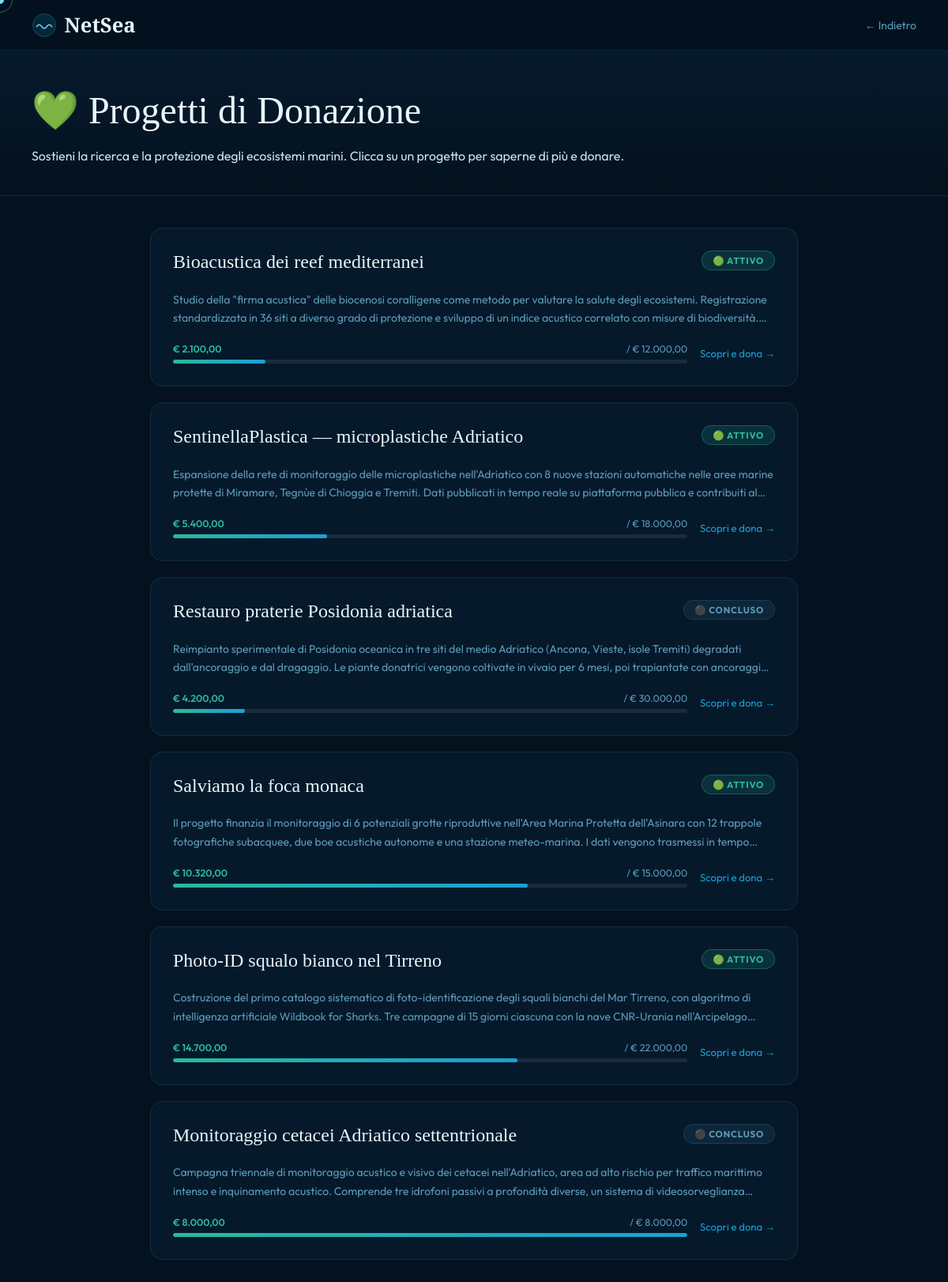
Screenshot of /progetti.php with the database file from the repository.
### tables this page shows
CREATE TABLE `progetto` (
  `id_pd` int(11) NOT NULL,
  `titolo` varchar(150) DEFAULT NULL,
  `obiettivo` text DEFAULT NULL,
  `budget` float DEFAULT NULL,
  `raccolto` float DEFAULT 0,
  `stato` varchar(50) DEFAULT NULL,
  `data_i` date DEFAULT NULL
);

### progetti.php (the view, shortened to what this page needs)
<?php
require 'config.php';
$progetti = $connessione->query("SELECT * FROM progetto ORDER BY data_i DESC")->fetchAll();
?>
<!DOCTYPE html>
<html lang="it">
<head>
  <link rel="stylesheet" href="style.css">
</head>
<body>
<nav>
  <a href="index.php" class="nav-logo">
    <svg viewBox="0 0 40 40" fill="none">
      <circle cx="20" cy="20" r="18" fill="rgba(27,159,212,.15)" stroke="rgba(114,215,240,.3)" stroke-width="1"/>
      <path d="M8 22 Q12 16 16 22 Q20 28 24 22 Q28 16 32 22" stroke="#72d7f0" stroke-width="2" fill="none" stroke-linecap="round"/>
    </svg>
    NetSea
  </a>
  <a href="javascript:history.back()" class="nav-back">← Indietro</a>
</nav>
<div class="page-hero">
  <h1>💚 Progetti di Donazione</h1>
  <p>Sostieni la ricerca e la protezione degli ecosistemi marini. Clicca su un progetto per saperne di più e donare.</p>
</div>
<div class="main">
  <?php if (empty($progetti)): ?>
    <div class="empty">
      <div style="font-size:3rem;margin-bottom:1rem;">🌊</div>
      <p>Nessun progetto disponibile al momento.</p>
    </div>
  <?php else: ?>
    <?php foreach ($progetti as $p):
      $raccolto  = (float)($p['raccolto'] ?? 0);
      $budget    = (float)($p['budget']   ?? 0);
      $perc      = $budget > 0 ? min(100, round($raccolto / $budget * 100)) : 0;
      $is_attivo = strtolower($p['stato'] ?? '') === 'attivo';
    ?>
    <a href="progetto_detail.php?id=<?= $p['id_pd'] ?>" class="progetto-card">
      <div class="prog-header">
        <h2 class="prog-titolo"><?= htmlspecialchars($p['titolo']) ?></h2>
        <span class="prog-stato <?= $is_attivo ? 'stato-attivo' : 'stato-concluso' ?>">
          <?= $is_attivo ? '🟢 Attivo' : '⚫ Concluso' ?>
        </span>
      </div>
      <p class="prog-desc"><?= htmlspecialchars($p['obiettivo'] ?? '') ?></p>
      <div class="prog-footer">
        <div class="bar-wrap">
          <div class="bar-nums">
            <span class="bar-raccolto">€ <?= number_format($raccolto,2,',','.') ?></span>
            <span class="bar-obiettivo">/ € <?= number_format($budget,2,',','.') ?></span>
          </div>
          <div class="bar-track"><div class="bar-fill" style="width:<?= $perc ?>%"></div></div>
        </div>
        <span class="prog-cta">Scopri e dona →</span>
      </div>
    </a>
    <?php endforeach; ?>
  <?php endif; ?>
</div>
</body>
</html>

### style.css (style rules this page uses)
*, *::before, *::after { box-sizing: border-box; margin: 0; padding: 0; }
:root { --ink: #04111e; --deep: #071e33; --ocean: #0b3d5e; --mid: #1267a0; --wave: #1b9fd4; --foam: #72d7f0; --pearl: #e8f6fc; --sand: #f5ede0; --sand2: #e8d9c4; --coral: #e05a3a; --kelp: #2cb89b; --gold: #f0c040; --text: #c5e4f5; --muted: #5d9ab8; --ease: cubic-bezier(.25,.46,.45,.94); }
html { scroll-behavior: smooth; }
body { font-family: 'Outfit', sans-serif; background: var(--ink); color: var(--text); overflow-x: hidden; cursor: none; }
a { color: var(--wave); text-decoration: none; transition: color .2s; }
nav { position: sticky; top: 0; z-index: 600; height: 64px; display: flex; align-items: center; padding: 0 2.5rem; gap: 1rem; background: rgba(4,17,30,.95); border-bottom: 1px solid rgba(114,215,240,.08); }
.nav-logo { display: flex; align-items: center; gap: .6rem; text-decoration: none; font-family: 'Cormorant Garamond', serif; font-size: 1.6rem; font-weight: 600; color: var(--pearl); }
.nav-logo svg, .nav-logo-wave svg { width: 32px; height: 32px; }
.nav-back { margin-left: auto; color: var(--muted); font-size: .875rem; transition: color .2s; }
h1, h2, h3 { font-family: 'Cormorant Garamond', serif; font-weight: 400; color: var(--pearl); }
h1 { font-size: clamp(1.8rem, 4vw, 3rem); line-height: 1.15; margin-bottom: .75rem; }
h2 { font-size: clamp(1.4rem, 3vw, 2rem); line-height: 1.2; margin-bottom: .6rem; }
.stato-attivo { display:inline-block; padding:.25rem .8rem; border-radius:20px; font-size:.72rem; font-weight:700; text-transform:uppercase; letter-spacing:.07em; background:rgba(44,184,155,.15); border:1px solid rgba(44,184,155,.35); color:var(--kelp); }
.stato-concluso { display:inline-block; padding:.25rem .8rem; border-radius:20px; font-size:.72rem; font-weight:700; text-transform:uppercase; background:rgba(93,154,184,.1); border:1px solid rgba(93,154,184,.2); color:var(--muted); }
.progress-bar, .bar-track { background: rgba(255,255,255,.08); border-radius: 20px; overflow: hidden; }
.bar-track { height: 5px; border-radius: 3px; }
.progress-fill, .bar-fill { height: 100%; border-radius: inherit; background: linear-gradient(90deg, var(--kelp), var(--wave)); transition: width .6s var(--ease); }
.page-hero { padding: 3rem 2.5rem 2.5rem; background: linear-gradient(180deg, rgba(7,30,51,.7), var(--ink)); border-bottom: 1px solid rgba(114,215,240,.08); }
.page-hero h1 { font-size: clamp(2rem, 4vw, 3rem); margin-bottom: 1.25rem; }
.main { max-width: 900px; margin: 2.5rem auto 5rem; padding: 0 2.5rem; }
.progetto-card { display: block; text-decoration: none; background: rgba(11,61,94,.2); border: 1px solid rgba(114,215,240,.1); border-radius: 16px; padding: 1.75rem; margin-bottom: 1.25rem; transition: border-color .2s, background .2s, transform .2s; }
.prog-header { display: flex; justify-content: space-between; align-items: flex-start; gap: 1rem; margin-bottom: .75rem; }
.prog-titolo { font-family: 'Cormorant Garamond', serif; font-size: 1.5rem; color: var(--pearl); font-weight: 400; }
.prog-stato { padding: .25rem .8rem; border-radius: 20px; font-size: .72rem; font-weight: 700; text-transform: uppercase; letter-spacing: .07em; flex-shrink: 0; }
.prog-desc { color: var(--muted); font-size: .875rem; line-height: 1.65; margin-bottom: 1.25rem; display: -webkit-box; -webkit-line-clamp: 2; -webkit-box-orient: vertical; overflow: hidden; }
.prog-footer { display: flex; align-items: center; justify-content: space-between; gap: 1rem; flex-wrap: wrap; }
.bar-wrap { flex: 1; min-width: 180px; }
.bar-nums { display: flex; justify-content: space-between; font-size: .78rem; margin-bottom: .4rem; }
.bar-raccolto { color: var(--kelp); font-weight: 600; }
.bar-obiettivo { color: var(--muted); }
.prog-cta { font-size: .82rem; color: var(--wave); display: flex; align-items: center; gap: .3rem; flex-shrink: 0; }

### rows the page displays
progetto: titolo "Bioacustica dei reef mediterranei", stato "🟢 ATTIVO", obiettivo "Studio della \"firma acustica\" delle biocenosi coralligene come metodo per valutare la salute degli ecosistemi. Registrazione standardizzata in 36 siti a diverso grado di protezione e sviluppo di un indice acustico correlato con misure di…", raccolto "2.100,00", budget "12.000,00"
progetto: titolo "SentinellaPlastica — microplastiche Adriatico", stato "🟢 ATTIVO", obiettivo "Espansione della rete di monitoraggio delle microplastiche nell'Adriatico con 8 nuove stazioni automatiche nelle aree marine protette di Miramare, Tegnùe di Chioggia e Tremiti. Dati pubblicati in tempo reale su piattaforma pubblica e contribuiti…", raccolto "5.400,00", budget "18.000,00"
progetto: titolo "Restauro praterie Posidonia adriatica", stato "⚫ CONCLUSO", obiettivo "Reimpianto sperimentale di Posidonia oceanica in tre siti del medio Adriatico (Ancona, Vieste, isole Tremiti) degradati dall'ancoraggio e dal dragaggio. Le piante donatrici vengono coltivate in vivaio per 6 mesi, poi trapiantate con…", raccolto "4.200,00", budget "30.000,00"
progetto: titolo "Salviamo la foca monaca", stato "🟢 ATTIVO", obiettivo "Il progetto finanzia il monitoraggio di 6 potenziali grotte riproduttive nell'Area Marina Protetta dell'Asinara con 12 trappole fotografiche subacquee, due boe acustiche autonome e una stazione meteo-marina. I dati vengono trasmessi in…", raccolto "10.320,00", budget "15.000,00"
progetto: titolo "Photo-ID squalo bianco nel Tirreno", stato "🟢 ATTIVO", obiettivo "Costruzione del primo catalogo sistematico di foto-identificazione degli squali bianchi del Mar Tirreno, con algoritmo di intelligenza artificiale Wildbook for Sharks. Tre campagne di 15 giorni ciascuna con la nave CNR-Urania…", raccolto "14.700,00", budget "22.000,00"
progetto: titolo "Monitoraggio cetacei Adriatico settentrionale", stato "⚫ CONCLUSO", obiettivo "Campagna triennale di monitoraggio acustico e visivo dei cetacei nell'Adriatico, area ad alto rischio per traffico marittimo intenso e inquinamento acustico. Comprende tre idrofoni passivi a profondità diverse, un sistema di…", raccolto "8.000,00", budget "8.000,00"
